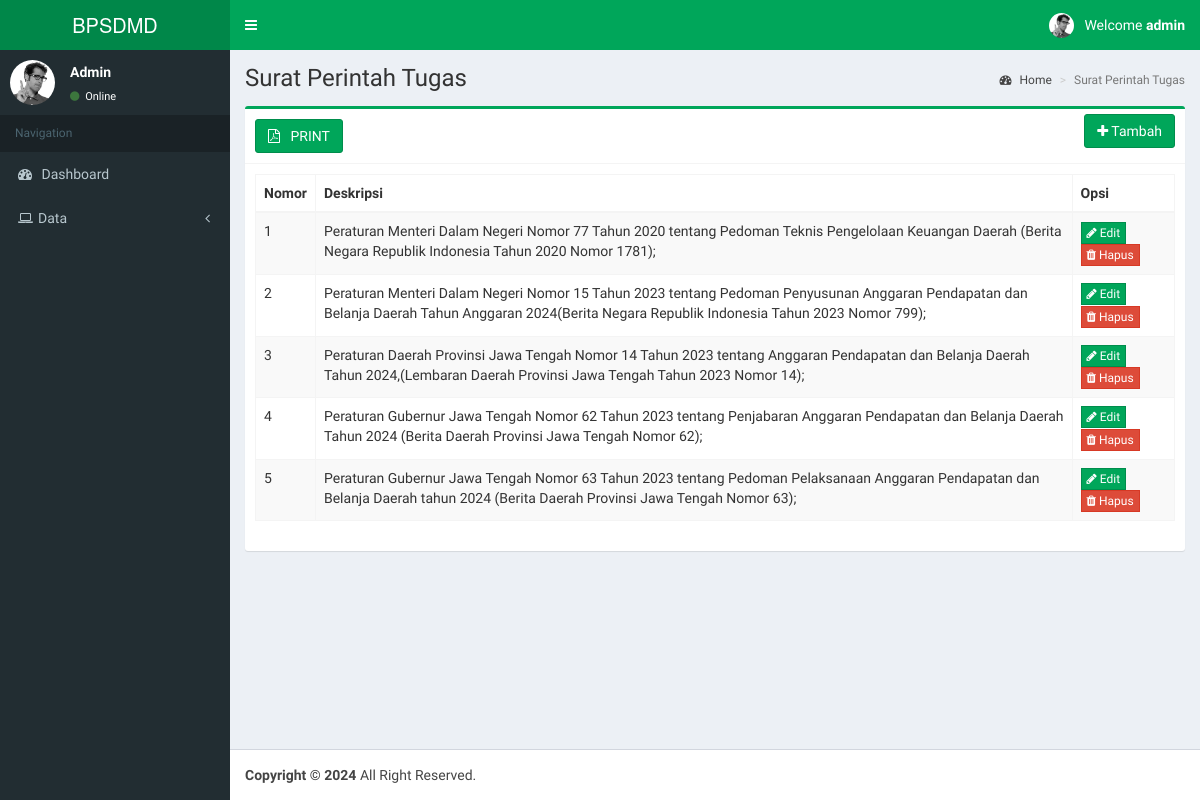
Before: /data_produk.php (signed in) with the older database file.
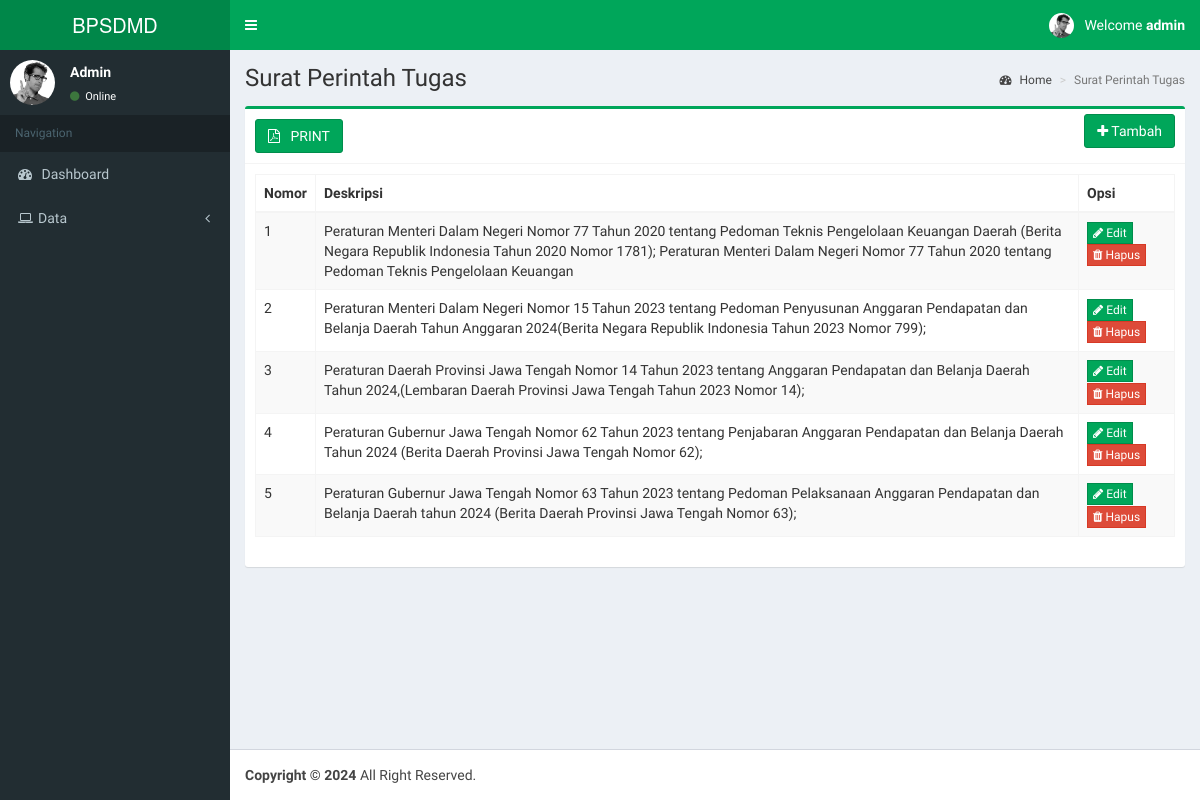
After: the same page with the newer database file.
### tables this page shows
CREATE TABLE `tb_produk` (
  `id_produk` int(11) NOT NULL,
  `kode_produk` varchar(255) NOT NULL,
  `nama_produk` varchar(255) NOT NULL
);

### data_produk.php (the view, shortened to what this page needs)
<?php
include 'template/header_admin.php';
include 'koneksidb.php';
?>
<div class="content-wrapper">
<section class="content-header">
  <h1>Surat Perintah Tugas
  </h1>
  <ol class="breadcrumb">
  <li><a href="index.php"><i class="fa fa-dashboard"></i> Home</a></li>
  <li class="active">Surat Perintah Tugas</li>
  </ol>
</section>
<section class="content">
  <div class="row">
    <div class="col-sm-12">
      <div class="box box-success">
        <div class="box-header with-border">
          <a href="cetak_dinamis.php" target="_blank" class="btn btn-success"><i class="fa fa-file-pdf-o"></i> &nbsp PRINT</a>
          <div class="box-tools pull-left">
            <a href="#" class="btn btn-success" data-toggle="modal" data-target="#tambahproduk"><i class="fa fa-plus"></i> Tambah</a>
          </div>
        </div>
        <div class="box-body">
          <div class="table-responsive22">
            <table id="datatable" class="table table-bordered table-striped">
              <thead>
                <tr>
                  <th>Nomor</th>
                  <th>Deskripsi</th>
                  <th>Opsi</th>
                </tr>
              </thead>
              <tbody>
                  <?php
                  $no = 1;
                    $queryview = mysqli_query($koneksi, "SELECT * FROM tb_produk");
                    while ($row = mysqli_fetch_assoc($queryview)) {
                  ?>
                  <tr>
                    <td><?php echo $no++; ?></td>
                    <td><?php echo $row['kode_produk'];?></td>
                    <td>
                      <a href="#" class="btn btn-success btn-flat btn-xs" data-toggle="modal" data-target="#updateproduk<?php echo $no; ?>"><i class="fa fa-pencil"></i> Edit</a>
                      <a href="#" class="btn btn-danger btn-flat btn-xs" data-toggle="modal" data-target="#deleteproduk<?php echo $no; ?>"><i class="fa fa-trash"></i> Hapus</a>
                    </td>
                  </tr>
                  <?php
                    }
                  ?>
              </tbody>
            </table>
          </div>
        </div>
      </div>
    </div>
  </div>
</section>
</div>
<?php include 'template/footer.php'; ?>

### template/header_admin.php (shortened to what this page needs)
<?php
$sess = $_SESSION['user_role'];
?>
<!DOCTYPE html>
<html>
  <head>
    <link rel="stylesheet" href="aset/bootstrap/css/bootstrap.min.css">
    <link rel="stylesheet" href="https://maxcdn.bootstrapcdn.com/font-awesome/4.4.0/css/font-awesome.min.css">
    <link rel="stylesheet" href="https://code.ionicframework.com/ionicons/2.0.1/css/ionicons.min.css">
    <link rel="stylesheet" href="aset/plugins/jvectormap/jquery-jvectormap-1.2.2.css">
    <link rel="stylesheet" href="aset/dist/css/AdminLTE.min.css">
    <link rel="stylesheet" href="aset/dist/css/skins/_all-skins.min.css">
  </head>
  <body class="hold-transition skin-green sidebar-mini">
    <div class="wrapper">
      <header class="main-header">
        <a href="index.php" class="logo">
          <span class="logo-lg">BPSDMD</span>
        </a>
        <nav class="navbar navbar-static-top" role="navigation">
          <a href="#" class="sidebar-toggle" data-toggle="offcanvas" role="button">
          </a>
          <div class="navbar-custom-menu">
            <ul class="nav navbar-nav">
              <li class="dropdown user user-menu">
                <a href="#" class="dropdown-toggle" data-toggle="dropdown">
                  <img src="aset/img/cowok.jpg" class="user-image" alt="User Image">
                  <span class="hidden-xs">Welcome <b><?php echo $_SESSION['username']?></b></span>
                </a>
              </li>
            </ul>
          </div>
        </nav>
      </header>
      <aside class="main-sidebar">
        <section class="sidebar">
          <div class="user-panel">
            <div class="pull-left image">
              <img src="aset/img/cowok.jpg" class="img-circle" alt="User Image">
            </div>
            <div class="pull-left info">
              <p>
                <?php
                  echo $_SESSION['nama'];
                ?>
              </p>
              <a href="#"><i class="fa fa-circle text-success"></i> Online</a>
            </div>
          </div>
          <ul class="sidebar-menu">
            <li class="header">Navigation</li>
            <li><a href="index.php"><i class="fa fa-dashboard"></i> <span>Dashboard</span></a></li>
                <?php
                if($sess == "admin" || $sess == "user"){
                  echo "<li class='treeview'>";
                  echo "<a href='#'>";
                  echo "<i class='fa fa-laptop'></i><span>Data</span><i class='fa fa-angle-left pull-right'></i></a>";
                }
                ?>
            </li>
          </ul>
        </section>
      </aside>

### template/footer.php (shortened to what this page needs)
        <footer class="main-footer">
        <strong>Copyright &copy; 2024</strong> All Right Reserved.
      </footer>
    </div>
  </body>
</html>

Changed rows visible on the page:
changed tb_produk: kode_produk "Peraturan Menteri Dalam Negeri Nomor 77 Tahun 2020 tentang Pedoman Teknis Pengelolaan Keuangan Daerah (Berita Negara Republik Indonesia Tahun 2020 Nomor 1781);" → "…Tahun 2020 Nomor 1781); Peraturan Menteri Dalam Negeri Nomor 77 Tahun 2020 tentang Pedoman Teknis Pengelolaan Keuangan"
